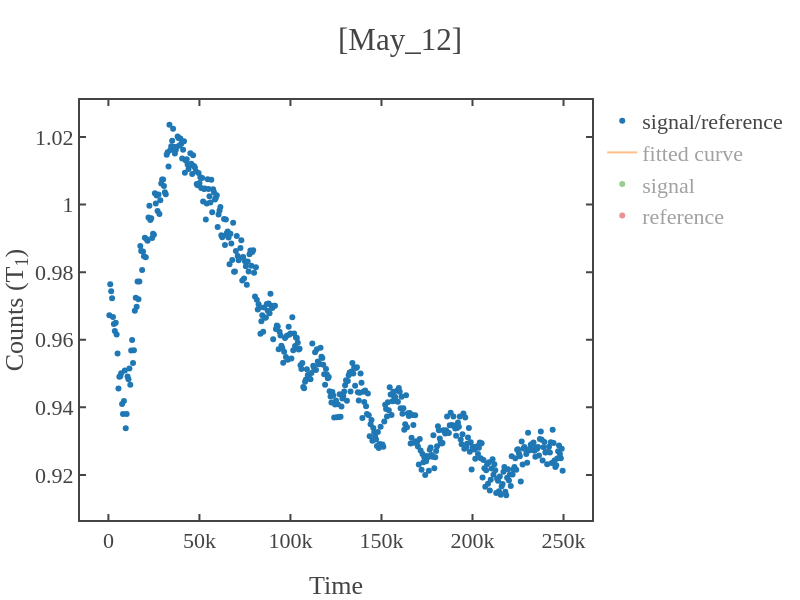

Here is the notebook cell this chart was saved with:
### Code cell
# loading the data 
load_data = dict(np.load(total_path))
time_axis,signal_photon,reference_samples,signal_samples = data_to_time_signal(load_data,samples,first=first_sig_ref)


x=time_axis[1:]
y=signal_photon[1:]
guess_parameters = np.array([0.7,1,50e3])  # input these paramters(serially) with your guess  
fitting_function = 'exp'   # y0+y_max*np.exp(-x/tau)
fitting_range = False   # for x-axis 

# fitting the data
x_fit,y_fit,coefficient,error_bars = fit_func(x,y,fit_range=fitting_range,func=fitting_function,guess_params=guess_parameters) 
if len(str(int(coefficient[2])))>7 or coefficient[2]<0:
    print('Fitted lifetime seems too long (more than 10ms) or negative.')
    print('If not expected for T1 exp, retry with increasing or decreasing the evolution time of the sequence.')
# plotting the data 
fig1 = simple_plot(x,y,show=False,x_name = "Time",y_name = "Counts (T<sub>1</sub>)",mode='markers',title=f'{date}',curve_name='signal/reference')
fig2 = simple_plot(x_fit,y_fit,show=False,x_name = "Time",y_name = "Counts (T<sub>1</sub>)",mode='lines',title=f'{date}',curve_name='fitted curve')
fig3 = simple_plot(x,signal_samples[1:],show=False,x_name = "Time",y_name = "Counts (T<sub>1</sub>)",mode='markers',title=f'{date}',curve_name='signal')
fig4 = simple_plot(x,reference_samples[1:],show=False,x_name = "Time",y_name = "Counts (T<sub>1</sub>)",mode='markers',title=f'{date}',curve_name='reference')

add_figures([fig1,fig2,fig3,fig4],show=True,x_name = "Time",y_name = "Counts (T<sub>1</sub>)",title=f'[{date}]')

### Figure 1 — Plotly figure (JSON) as saved in the notebook; plotly's stock layout.template omitted (floating-point values rounded to 4 significant figures; data arrays with more than 128 entries replaced by an {"elided": "..."} marker saying what was removed)
{"data": [{"mode": "markers", "name": "signal/reference", "showlegend": true, "type": "scatter", "x": {"elided": "499 int values"}, "y": {"elided": "499 float values"}}, {"mode": "lines", "name": "fitted curve", "showlegend": true, "type": "scatter", "visible": "legendonly", "x": {"elided": "499 int values"}, "y": {"elided": "499 float values"}}, {"mode": "markers", "name": "signal", "showlegend": true, "type": "scatter", "visible": "legendonly", "x": {"elided": "499 int values"}, "y": {"elided": "499 float values"}}, {"mode": "markers", "name": "reference", "showlegend": true, "type": "scatter", "visible": "legendonly", "x": {"elided": "499 int values"}, "y": {"elided": "499 float values"}}], "layout": {"height": 600, "title": {"text": "[May_12]"}, "width": 800, "xaxis": {"autorange": true, "range": [-15600.0, 265600.0], "title": {"text": "Time"}, "type": "linear"}, "yaxis": {"autorange": true, "range": [0.9067, 1.031], "title": {"text": "Counts (T<sub>1</sub>)"}, "type": "linear"}}}
